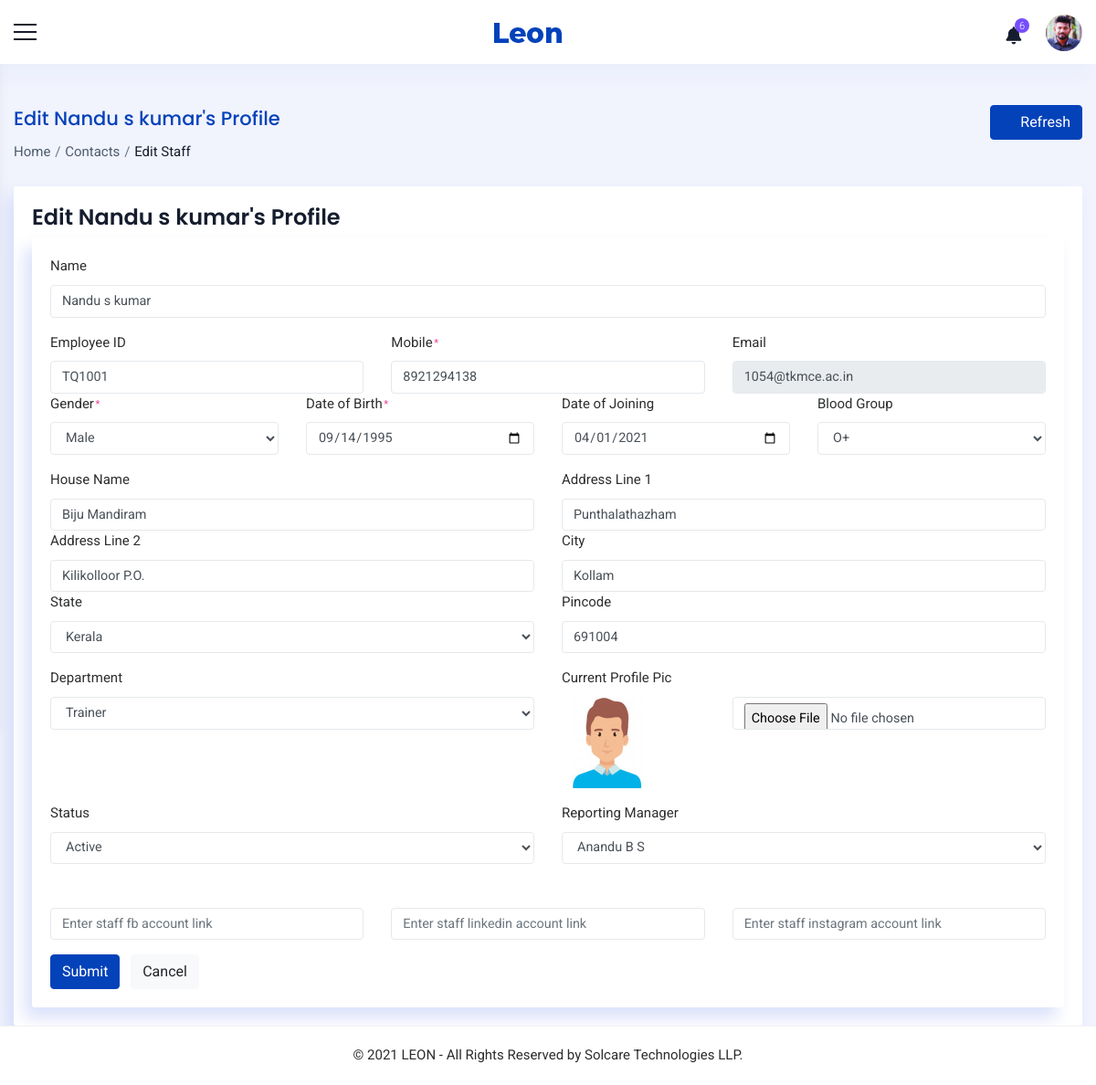
Page /administrator/staff/edit/3/ (signed in) on the earlier database version.
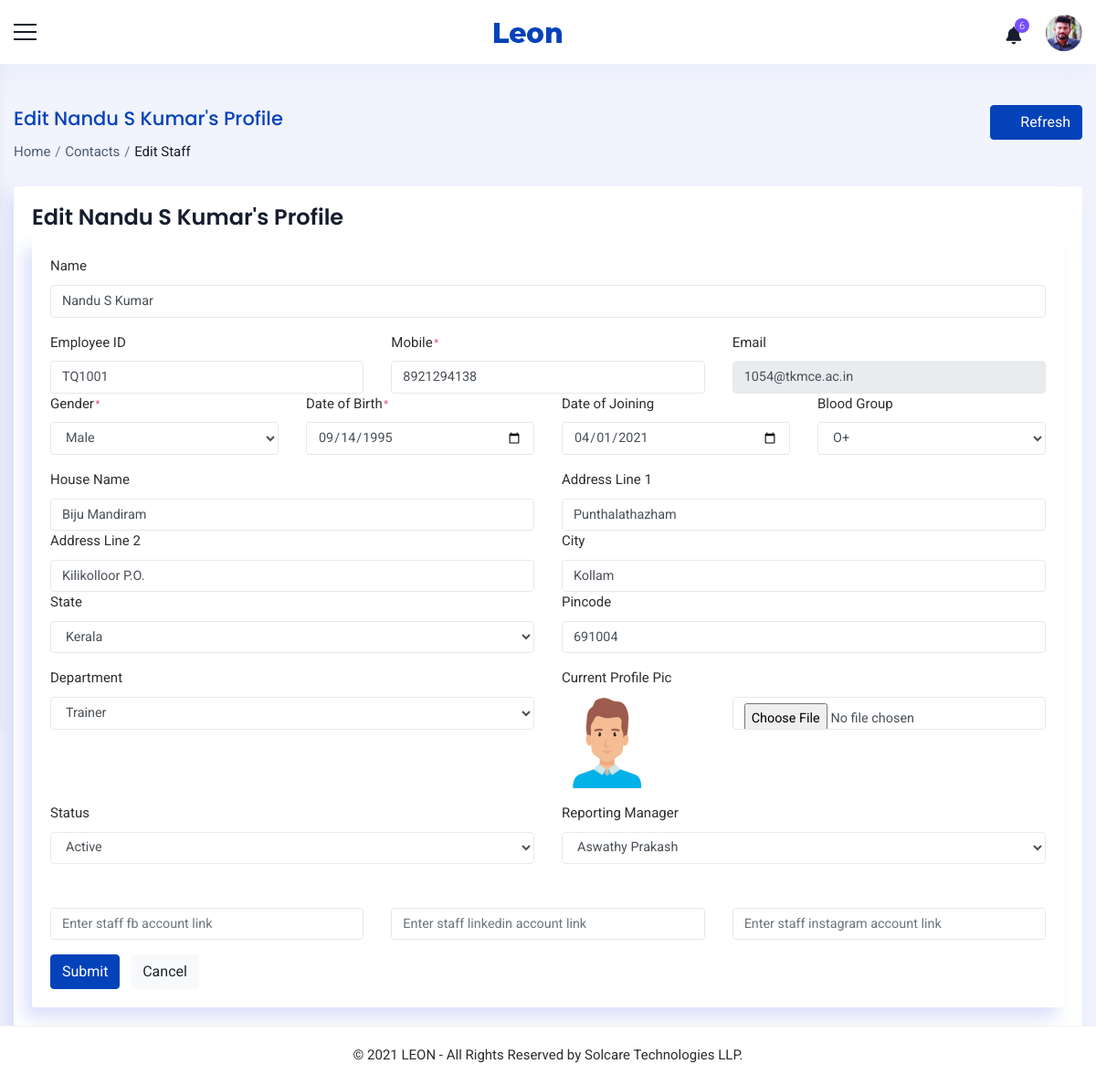
Same page on the later database version.
### accounts/models.py (models this page shows)
class Staff(models.Model):
    value= (
    ('1', 'Operations'),
    ('2', 'Sales'),
    ('3', 'Trainer'),
    ('4', 'Admin'),
    ('5', 'Operations Manager'),
    ('6', 'Sales Manager'),
    )
    user = models.OneToOneField(User,on_delete=models.PROTECT,null=True,blank=True)
    name = models.CharField(max_length=100,null=True, blank=True)
    empid = models.CharField(max_length=100,null=True, blank=True)
    mobile = models.CharField(max_length=10,null=True, blank=True)
    email = models.EmailField(max_length=200,null=True, blank=True)
    sex = models.CharField(max_length=10,null=True,choices=sex_choices, blank=True)
    dob = models.DateField(null=True, blank=True)
    doj = models.DateField(null=True, blank=True)
    blood_group = models.CharField(max_length=100,null=True, blank=True,choices=groups)
    house = models.CharField(max_length=100,null=True, blank=True)
    street =models.CharField(max_length=100,null=True, blank=True)
    street2 =models.CharField(max_length=100,null=True, blank=True)
    city = models.CharField(max_length=100,null=True, blank=True)
    state = models.CharField(max_length=100,null=True,choices=state, blank=True)
    pin = models.CharField(max_length=100,null=True,blank=True)
    stype = models.CharField(max_length=100,null=True,choices=value, blank=True)
    status = models.CharField(max_length=20,choices=(('Active','Active'),('Inactive','Inactive')),default='Active')
    profile_pic = models.ImageField(null=True, blank=True,upload_to='images/dp/',default='accounts/static/images/user3.png')
    facebook = models.CharField(max_length=1000, null=True, blank=True)
    linkedin = models.CharField(max_length=1000, null=True, blank=True)
    instagram = models.CharField(max_length=1000, null=True, blank=True)
    approval = models.BooleanField(null=True, blank=True, default=False)
    def __str__(self):
        return self.name
    class Meta:
        unique_together = [['name']]

class Reporting(models.Model):
    user = models.ForeignKey(Staff,on_delete=models.PROTECT,null=True, blank=True,related_name='staff')
    manager = models.ForeignKey(Staff,on_delete=models.PROTECT,null=True, blank=True,related_name='manager',limit_choices_to=Q(stype='4')|Q(stype='5')|Q(stype='6'))

### accounts/views.py (the view, shortened to what this page needs)
# urls.py: path('administrator/staff/edit/<id>/',EditStaff.as_view(),name='edit_staff'),
class EditStaff(View):
    def get(self, request,id):
        x = AdminCheck(request)
        if x == True:
            staff = Staff.objects.get(user=request.user)
            profile = Staff.objects.get(id=id)
            form = CreateStaffForm(instance=profile)
            reporting = Reporting.objects.get(user=profile)
            form_manager = ReportingForm(instance=reporting)
            context={'staff':staff,'form':form,'profile':profile,'form_manager':form_manager}
            return render(request,'admin/edit_staff.html',context)
        else:
            return redirect('home')

### accounts/forms.py
class CreateStaffForm(ModelForm):
    name = forms.CharField(required=False)
    email = forms.EmailField(required=False)
    blood_group = forms.ChoiceField(required=False,choices = groups)
    house = forms.CharField(required=False)
    street = forms.CharField(required=False)
    street2 = forms.CharField(required=False)
    city = forms.CharField(required=False)
    state = forms.ChoiceField(required=False,choices=state)
    stype = forms.ChoiceField(required=False,choices=Staff.value)
    profile_pic = forms.ImageField(required=False)
    facebook = forms.CharField(required=False)
    linkedin = forms.CharField(required=False)
    instagram = forms.CharField(required=False)
    status = forms.ChoiceField(required=False,choices=(('Active','Active'),('Inactive','Inactive')))
    class Meta:
        model = Staff
        fields = ['name','empid','mobile','email','sex','dob','doj','blood_group','house','street','street2','city','state','pin','stype','profile_pic','facebook','linkedin','instagram','status']

class ReportingForm(ModelForm):
    class Meta:
        model = Reporting
        fields = ['manager']

### accounts/templates/admin/edit_staff.html (shortened to what the changed rows need)
{% extends 'common/main.html' %}
{% load static %}
{% block content %}
<div class="container_full">
    <div class="content_wrapper bg_homebefore inner-wrapper tables-sec">
        <div class="container-fluid">
            <div class="breadcrumbbar">
                <div class="row">
                    <div class="col-md-8 col-lg-8">
                        <h4 class="page-title">Edit {{profile.name}}'s Profile</h4>
                        <div class="breadcrumb-list">
                            <ol class="breadcrumb">
                            </ol>
                        </div>
                    </div>
                </div>
            </div>
            <div class="row">
                <div class="col-lg-12 col-md-12 col-12">
                    <div class="card">
                        <h4 class="m-t-0 header-title">Edit {{profile.name}}'s Profile</h4>
                        <div class="card card-body">
                            <form class="forms-sample" method="post" enctype="multipart/form-data" action>
                              <div class="form-group row">
                                <div class="col-12 col-md-12">
                                  <label for="exampleInputName1">Name</label>
                                  {% load widget_tweaks %}
                                  {% render_field form.name class="form-control" required="true" type="text" %}
                                </div>
                              </div>
                              <div class="form-group row">
                                <div class="col-12 col-md-4">
                                    <label for="exampleInputEmail3">Employee ID</label>
                                    {% render_field form.empid class="form-control" required="true" type="text" %}
                                </div>
                                <div class="col-12 col-md-4">
                                  <label for="exampleInputName1">Mobile<code>*</code></label>
                                {% render_field form.mobile class="form-control" required="true" type="text" placeholder="Mobile number"  %}
                                </div>
                                <div class="col-12 col-md-4">
                                  <label for="exampleInputEmail3">Email</label>
                                  {% render_field form.email class="form-control" required="true" type="text" disabled="true" %}
                                </div>
                                <div class="col-12 col-md-3">
                                  <label for="exampleInputEmail3">Gender<code>*</code></label>
                                {% render_field form.sex class="form-control"  required="true" %}
                                </div>
                                <div class="col-12 col-md-3">
                                  <label for="exampleInputEmail3">Date of Birth<code>*</code></label>
                                {% render_field form.dob class="form-control" required="true" type="date" %}
                                </div>
                                <div class="col-12 col-md-3">
                                    <label for="exampleInputEmail3">Date of Joining</label>
                                    {% render_field form.doj class="form-control" required="true" type="date" %}
                                  </div>
                                  <div class="col-12 col-md-3">
                                    <label for="exampleInputEmail3">Blood Group</label>
                                  {% render_field form.blood_group class="form-control"  %}
                                  </div>
                              </div>
                              <div class="form-group row">
                                <div class="col-12 col-md-6">
                                  <label for="exampleInputName1">House Name</label>
                                {% render_field form.house class="form-control" placeholder="Enter house name or flat no"  %}
                                </div>
                                <div class="col-12 col-md-6">
                                  <label for="exampleInputEmail3">Address Line 1</label>
                                {% render_field form.street class="form-control" placeholder="Enter address line 1" %}
                                </div>
                                <div class="col-12 col-md-6">
                                    <label for="exampleInputName1">Address Line 2</label>
                                  {% render_field form.street2 class="form-control" placeholder="Enter address line 2"  %}
                                  </div>
                                  <div class="col-12 col-md-6">
                                    <label for="exampleInputEmail3">City</label>
                                  {% render_field form.city class="form-control" placeholder="Enter city" %}
                                  </div>
                                  <div class="col-12 col-md-6">
                                    <label for="exampleInputName1">State</label>
                                  {% render_field form.state class="form-control"  %}
                                  </div>
                                  <div class="col-12 col-md-6">
                                    <label for="exampleInputEmail3">Pincode</label>
                                  {% render_field form.pin class="form-control" placeholder="Enter pincode" %}
                                  </div>
                              </div>
                              <div class="form-group row">
                                <div class="col-12 col-md-6">
                                  <label for="exampleInputName1">Department</label>
                                  {% render_field form.stype class="form-control" required="true" type="text" %}
                                </div>
                                  <div class="col-12 col-md-6">
                                  <div class="row">
                                      <div class="col-4 col-md-4">
                                          <img src="{{profile.profile_pic.url}}" style="width: 100px;height: 100px">
                                      </div>
                                  </div>
                                  </div>
                              </div>
                              <div class="form-group row">
                                <div class="col-12 col-md-6">
                                  <label for="exampleInputName1">Status</label>
                                {% render_field form.status class="form-control" required="true"  %}
                                </div>
                                <div class="col-12 col-md-6">
                                  <label for="exampleInputEmail3">Reporting Manager</label>
                                {% render_field form_manager.manager class="form-control" required="true" name="manager" %}
                                </div>
                              </div>
                              <div class="form-group row">
                                <div class="col-12 col-md-4">
                                  <label for="exampleInputName1"><i class="ti ti-facebook"></i></label>
                                {% render_field form.facebook class="form-control" placeholder="Enter staff fb account link"  %}
                                </div>
                                <div class="col-12 col-md-4">
                                  <label for="exampleInputEmail3"><i class="ti ti-linkedin"></i></label>
                                {% render_field form.linkedin class="form-control" placeholder="Enter staff linkedin account link" %}
                                </div>
                                <div class="col-12 col-md-4">
                                    <label for="exampleInputName1"><i class="ti ti-instagram"></i></label>
                                  {% render_field form.instagram class="form-control" placeholder="Enter staff instagram account link"  %}
                                  </div>
                              </div>
                            </form>
                  </div>
                </div>
                    </div>
                </div>
            </div>
        </div>
    </div>
</div>
{% endblock %}

Differences in the rows shown:
changed Staff "TQ1001": name "Nandu s kumar" → "Nandu S Kumar"
changed Reporting: manager "Anandu B S" → "Aswathy Prakash"
